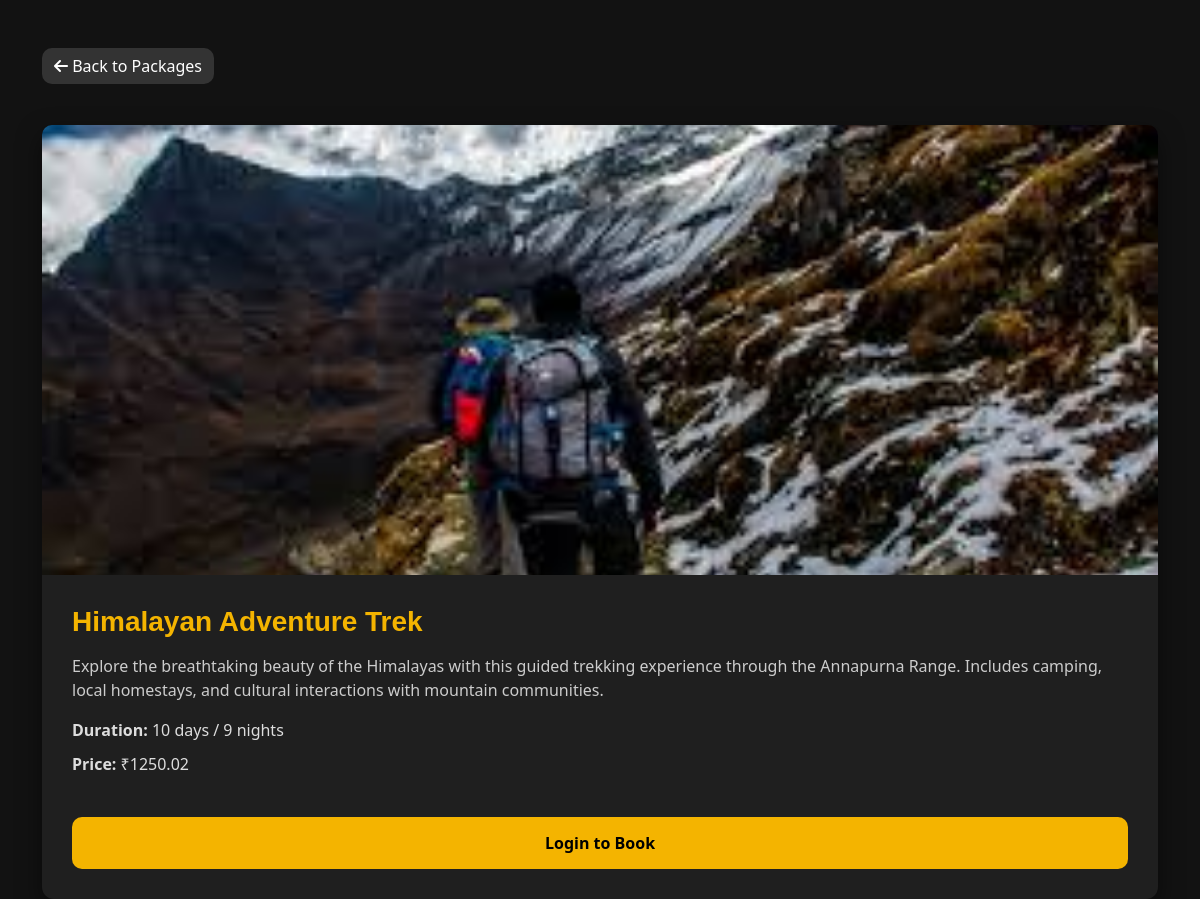
The page /packages/1/ on the database its author committed.
### main/models.py (models this page shows, shortened)
class Package(models.Model):
    vendor = models.ForeignKey(Vendor, on_delete=models.CASCADE)
    title = models.CharField(max_length=255)
    description = models.TextField()
    price = models.DecimalField(max_digits=8, decimal_places=2)
    duration = models.CharField(max_length=100)
    image = models.ImageField(upload_to='packages/')
    approved = models.BooleanField(default=False)
    created_at = models.DateTimeField(auto_now_add=True)
    expiry_date = models.DateField()

### main/views.py (the view)
# urls.py: path('packages/<int:pk>/', views.package_detail, name='package_detail'),
def package_detail(request, pk):
    package = get_object_or_404(Package, pk=pk)
    return render(request, 'main/package_detail.html', {'package': package})

### main/templates/main/package_detail.html (shortened to what this page needs)
{% load static %}
<!DOCTYPE html>
<html lang="en">
<head>
  <link rel="stylesheet" href="{% static 'main/css/bootstrap.min.css' %}">
  <link rel="stylesheet" href="https://cdnjs.cloudflare.com/ajax/libs/font-awesome/6.5.0/css/all.min.css">
</head>
<body>
<div class="container mt-5">
  <a href="{% url 'home' %}" class="btn btn-secondary">
    <i class="fas fa-arrow-left"></i> Back to Packages
  </a>
  <div class="card mt-3">
    <img src="{{ package.image.url }}" class="package-img" alt="{{ package.title|default:'Tour Image' }}">
    <div class="card-body">
      <h2 class="card-title">{{ package.title }}</h2>
      <p class="card-text">{{ package.description }}</p>
      <ul class="detail-list">
        <li><strong>Duration:</strong> {{ package.duration }}</li>
        <li><strong>Price:</strong> ₹{{ package.price }}</li>
      </ul>
      {% if user.is_authenticated %}
        <div class="mt-4">
          <p class="text-muted mb-2">Proceed to payment:</p>
          <form>
            <script src="https://checkout.razorpay.com/v1/payment-button.js"
                    data-payment_button_id="pl_QXStJZTlRK3bmF"
                    async>
            </script>
          </form>
        </div>
      {% else %}
        <a href="{% url 'login' %}" class="btn btn-book">Login to Book</a>
      {% endif %}
    </div>
  </div>
</div>
</body>
</html>

### main/templates/main/package_detail.html (style rules this page uses)
body { background-color: #121212; font-family: 'Segoe UI', Tahoma, Geneva, Verdana, sans-serif; color: #f0f0f0; }
.container { animation: fadeIn 0.6s ease-in-out; }
.package-img { max-height: 450px; object-fit: cover; border-top-left-radius: 10px; border-top-right-radius: 10px; transition: transform 0.3s ease; width: 100%; }
.card { border: none; border-radius: 12px; background-color: #1f1f1f; box-shadow: 0 10px 25px rgba(0, 0, 0, 0.5); }
.card-body { padding: 30px; }
.card-title { font-size: 28px; font-weight: 600; margin-bottom: 15px; color: #f4b400; }
.card-text { font-size: 16px; color: #ccc; }
.btn-book { width: 100%; margin-top: 25px; padding: 14px; font-size: 16px; font-weight: 600; border-radius: 10px; background-color: #f4b400; color: #000; border: none; transition: background-color 0.3s ease; }
.btn-secondary { margin-bottom: 25px; background-color: #333; border: none; }
.detail-list { list-style: none; padding: 0; }
.detail-list li { margin-bottom: 10px; color: #ddd; }

### rows shown on the page
Package: image (picture), title "Himalayan Adventure Trek", description "Explore the breathtaking beauty of the Himalayas with this guided trekking experience through the Annapurna Range. Includes camping, local homestays, and cultural interactions with mountain communities.", duration "10 days / 9 nights", price "1250.02"
